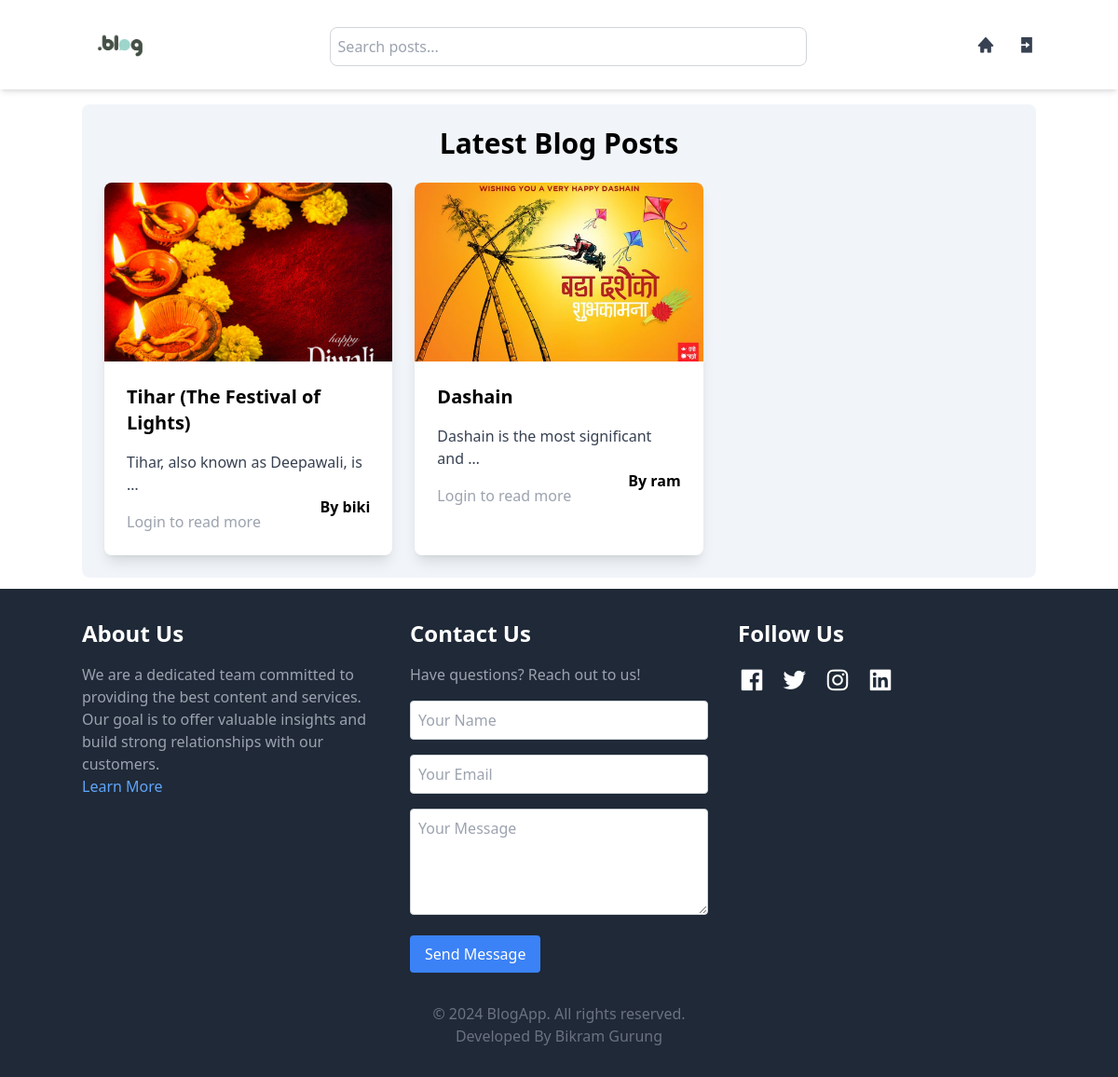
The app's page /, older data.
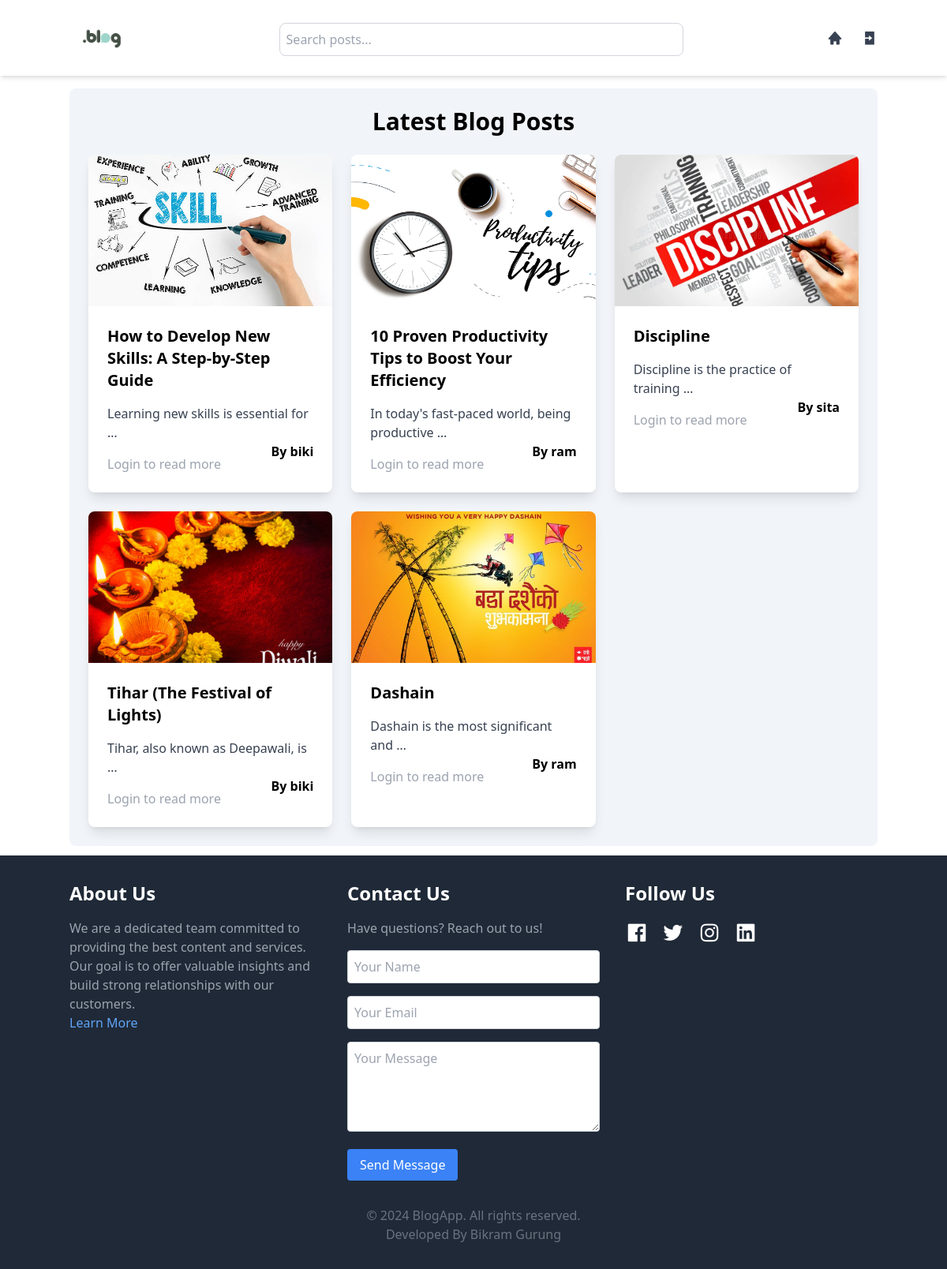
The same page, newer data.
### blog/models.py (models this page shows, shortened)
class Post(models.Model):
    user = models.ForeignKey(User, on_delete=models.CASCADE)
    title = models.CharField(max_length=255)
    image = models.ImageField(upload_to='post_images/', blank=True, null=True)
    content = models.TextField()
    created_at = models.DateTimeField(auto_now_add=True)
    updated_at = models.DateTimeField(auto_now=True)
    is_approved = models.BooleanField(default=False)

### blog/views.py (the view)
# urls.py: path('', views.index, name="index"),
def index(request):
    posts = Post.objects.filter(is_approved=True).order_by('-created_at')[:6]
    if request.user.is_authenticated:
        if request.user.is_superuser:
            new_notifications_count = Notification.objects.filter(
                is_read=False,
                notification_type = 'pending',
                ).count()
        else:
            new_notifications_count = Notification.objects.filter(
                user=request.user,
                is_read=False,
                ).exclude(notification_type='pending').count()
    else:
        new_notifications_count = 0
    content = {
        'all_posts':posts,
        'new_notifications_count':new_notifications_count,
    }
    return render(request, 'blog/index.html', content)

### blog/templates/blog/index.html (shortened to what this page needs)
{% load static %}
<!DOCTYPE html>
<html lang="en">
  <head>
    <script src="https://cdn.tailwindcss.com"></script>
    <link rel="stylesheet" href="https://unpkg.com/boxicons@2.1.1/css/boxicons.min.css">
  </head>
  <body>
    {% block Navbar %} {% include "./navbar.html" %} {% endblock %}
    {% block DisplayBlog %} {% include "./display_blog.html" %} {% endblock %}
    {% block footer %} {% include "./footer.html" %} {% endblock %}
  </body>
</html>

### blog/templates/blog/navbar.html (shortened to what this page needs)
{% load static %}
<nav class="bg-white shadow-md p-4 fixed top-0 left-0 w-full z-50">
  <div class="container mx-auto flex items-center justify-between">
   <div>
    <a href="/">
      <img src="{% static './images/logo.png' %}" style="object-fit:cover;" alt="logo" class="h-16 cursor-pointer" />
    </a>
   </div>
   <div class="search-container w-full ml-4 mr-4 max-w-lg mx-auto relative">
    <input
      type="text"
      id="searchInput"
      placeholder="Search posts..."
      onkeyup="searchPosts()"
      class="search-input w-full hidden md:block p-2 border border-gray-300 rounded-lg focus:ring-2 focus:ring-blue-500 mt-1 focus:border-transparent outline-none"
    >
  </div>
    <ul class="flex space-x-6 text-gray-700 font-medium hidden md:flex" id="desktop-menus">
      <li class="relative group">
        <a href="/" class="hover:text-red-600 transition duration-300">
          <i class='bx bxs-home text-xl'></i>
        </a>
      </li>
      {% if user.is_authenticated %}
      <li class="relative group">
        <a href="{% url 'profile' %}" class="hover:text-red-600 transition duration-300">
          <i class='bx bxs-user-circle text-xl'></i>
        </a>
        <span class="absolute bottom-8 left-1/2 transform -translate-x-1/2 bg-black text-white text-xs rounded px-2 py-1 opacity-0 group-hover:opacity-100 transition-opacity duration-300">Profile</span>
      </li>
      <li class="relative group">
        <a href="{% url 'notification' %}" class="hover:text-red-600 transition duration-300 relative">
          <i class='bx bxs-bell-ring text-xl'></i>
          {% if new_notifications_count > 0 %}
          <span class="absolute -top-2 -right-2 bg-red-600 text-white text-xs font-bold rounded-full h-4 w-4 flex items-center justify-center">
            {% if new_notifications_count >= 9 %}
              9+
            {% else %}
              {{ new_notifications_count }}
            {% endif %}
          </span>
      {% endif %}
        </a>
        <span class="absolute bottom-8 left-1/2 transform -translate-x-1/2 bg-black text-white text-xs rounded px-2 py-1 opacity-0 group-hover:opacity-100 transition-opacity duration-300">
            Notifications
        </span>
    </li>
      <li class="relative group">
        <a href="{% url 'signout' %}" class="hover:text-red-600 transition duration-300">
          <i class='bx bxs-log-out text-xl'></i>
        </a>
        <span class="absolute bottom-8 left-1/2 transform -translate-x-1/2 bg-black text-white text-xs rounded px-2 py-1 opacity-0 group-hover:opacity-100 transition-opacity duration-300">Logout</span>
      </li>
      {% else %}
      <li class="relative group">
        <a href="{% url 'signin' %}" class="hover:text-red-600 transition duration-300">
          <i class='bx bxs-log-in text-xl'></i>
        </a>
      </li>
      {% endif %}
    </ul>
  </div>
</nav>

### blog/templates/blog/display_blog.html
{% load static %}
{% block DisplayBlog %}
<div class="container mx-auto mt-28 mb-3 rounded-lg cursor-pointer p-6 bg-slate-100">
    <h1 class="text-3xl font-bold mb-6 text-center font-sans">Latest Blog Posts</h1>
    <div class="grid grid-cols-1 md:grid-cols-2 lg:grid-cols-3 gap-6">
      {% if all_posts %}
        {% for post in all_posts %}
      <div class="bg-white shadow-lg rounded-lg overflow-hidden transition duration-300 hover:scale-95 hover:opacity-50">
        {% if user.is_authenticated %}
        <a href="{% url 'readmore' post.id %}">
          <img src="{{ post.image.url }}" alt="Post Image" class="w-full h-48 object-cover">
        </a>
      {% else %}
        <a href="{% url 'signin' %}">
          <img src="{{ post.image.url }}" alt="Post Image" class="w-full h-48 object-cover">
        </a>
      {% endif %}
        <div class="p-6">
          <h2 class="text-xl font-semibold mb-4">{{ post.title }}</h2>
          <p class="text-gray-700">{{ post.content|truncatewords:6 }}</p>
          <h4 class="float-right font-semibold">By {{ post.user }}</h4>
          {% if user.is_authenticated %}
            <a href="{% url 'readmore' post.id %}" class="text-blue-500 hover:underline mt-4 block">Read More</a>
            {% else %}
            <span class="text-gray-400 mt-4 block">Login to read more</span>
          {% endif %}
        </div>
      </div>
      {% endfor %}
      {% else %}
      <p>No post available</p>
      {% endif %}
    </div>
  </div>
{% endblock %}

### blog/templates/blog/footer.html (shortened to what this page needs)
<footer class="bg-gray-800 text-white py-8">
    <div class="container mx-auto grid grid-cols-1 md:grid-cols-3 gap-8">
        <div class="space-y-4">
            <h2 class="text-2xl font-bold">About Us</h2>
            <p class="text-gray-400">
                We are a dedicated team committed to providing the best content and services. Our goal is to offer valuable insights and build strong relationships with our customers.
            </p>
            <a href="#" class="text-blue-400 hover:underline">Learn More</a>
        </div>
        <div class="space-y-4">
            <h2 class="text-2xl font-bold ">Contact Us</h2>
            <p class="text-gray-400">Have questions? Reach out to us!</p>
            <form action="{% url 'contactus' %}" method="POST" class="space-y-4 text-black">
                <div>
                    <input type="text" name="name" placeholder="Your Name" class="w-full p-2 border border-gray-300 rounded" required>
                </div>
                <div>
                    <input type="email" name="email" placeholder="Your Email" class="w-full p-2 border border-gray-300 rounded" required>
                </div>
                <div>
                    <textarea name="message" placeholder="Your Message" class="w-full p-2 border border-gray-300 rounded" rows="4" required></textarea>
                </div>
                <button type="submit" class="bg-blue-500 text-white px-4 py-2 rounded hover:bg-blue-600">Send Message</button>
            </form>
        </div>
        <div class="space-y-4">
            <h2 class="text-2xl font-bold">Follow Us</h2>
            <div class="flex space-x-4">
                <a href="#" class="hover:text-blue-500"><i class='bx bxl-facebook-square text-3xl'></i></a>
                <a href="#" class="hover:text-blue-400"><i class='bx bxl-twitter text-3xl'></i></a>
                <a href="https://www.instagram.com/" class="hover:text-pink-600"><i class='bx bxl-instagram text-3xl'></i></a>
                <a href="#" class="hover:text-blue-600"><i class='bx bxl-linkedin-square text-3xl'></i></a>
            </div>
        </div>
    </div>
    <div class="text-center text-gray-500 mt-8">
        <p>&copy; 2024 BlogApp. All rights reserved.</p>
        <p>Developed By Bikram Gurung</p>
    </div>
</footer>

Row changes from the older to the newer data that the page shows:
added Post: image (picture), title "How to Develop New Skills: A Step-by-Step Guide", content "Learning new skills is essential for …", user "biki"
added Post: image (picture), title "10 Proven Productivity Tips to Boost Your Efficiency", content "In today's fast-paced world, being productive …", user "ram"
added Post: image (picture), title "Discipline", content "Discipline is the practice of training …", user "sita"
